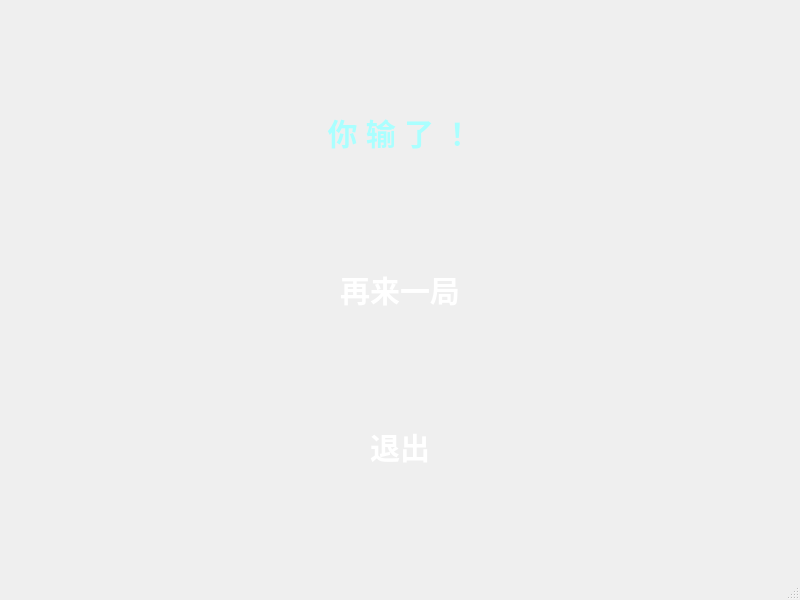
<?xml version="1.0" encoding="UTF-8"?>
<ui version="4.0">
 <class>MainWindow2</class>
 <widget class="QMainWindow" name="MainWindow2">
  <property name="geometry">
   <rect>
    <x>0</x>
    <y>0</y>
    <width>800</width>
    <height>600</height>
   </rect>
  </property>
  <property name="windowTitle">
   <string>MainWindow</string>
  </property>
  <property name="styleSheet">
   <string notr="true">QMainWindow{
background-image: url(:/image/1.jpg)
}
QPushButton{
border-style:outset;
border-radius:10px;
font:bold 30px;
color:rgb(255, 255, 255);
padding:6px;
}
QPushButton:hover{
color:rgb(203, 255, 255);
}
QPushButton:pressed{
color:rgb(153, 255, 255);
}</string>
  </property>
  <widget class="QWidget" name="centralwidget">
   <layout class="QVBoxLayout" name="verticalLayout">
    <item>
     <widget class="QPushButton" name="pushButton_3">
      <property name="styleSheet">
       <string notr="true">font: 75 20pt &quot;微软雅黑&quot;;
color:rgb(170, 255, 255);</string>
      </property>
      <property name="text">
       <string>你 输 了 ！</string>
      </property>
      <property name="flat">
       <bool>true</bool>
      </property>
     </widget>
    </item>
    <item>
     <widget class="QPushButton" name="pushButton">
      <property name="styleSheet">
       <string notr="true"/>
      </property>
      <property name="text">
       <string>再来一局</string>
      </property>
      <property name="flat">
       <bool>true</bool>
      </property>
     </widget>
    </item>
    <item>
     <widget class="QPushButton" name="pushButton_2">
      <property name="styleSheet">
       <string notr="true"/>
      </property>
      <property name="text">
       <string>退出</string>
      </property>
      <property name="flat">
       <bool>true</bool>
      </property>
     </widget>
    </item>
   </layout>
  </widget>
  <widget class="QMenuBar" name="menubar">
   <property name="geometry">
    <rect>
     <x>0</x>
     <y>0</y>
     <width>800</width>
     <height>17</height>
    </rect>
   </property>
  </widget>
  <widget class="QStatusBar" name="statusbar"/>
 </widget>
 <resources/>
 <connections/>
</ui>
